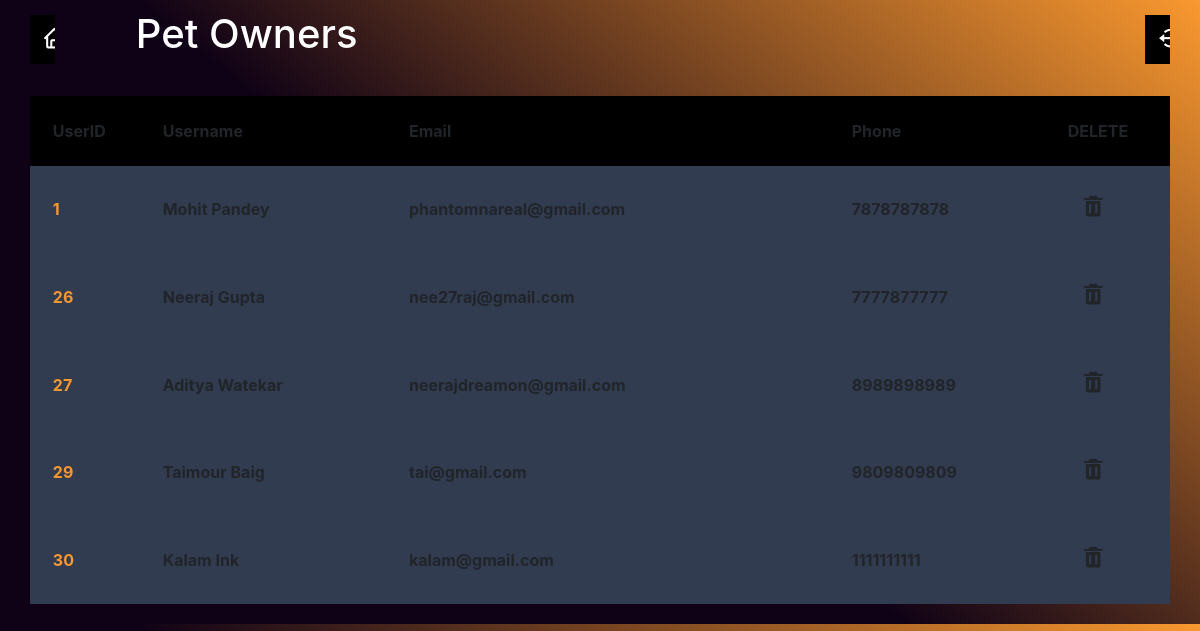
The app's page /adminown1.php with its own data.
### tables this page shows
CREATE TABLE `petusers` (
  `userid` int(11) NOT NULL,
  `name` varchar(255) NOT NULL,
  `email` varchar(255) NOT NULL,
  `phone` bigint(100) NOT NULL,
  `password` varchar(255) NOT NULL,
  `code` mediumint(50) NOT NULL,
  `status` text NOT NULL
);

### adminown1.php (the view, shortened to what this page needs)
<!DOCTYPE html>
<html lang="en" dir="ltr">
  <head>
    <link rel="stylesheet" href="adminown.css">
    <link href='https://unpkg.com/boxicons@2.1.4/css/boxicons.min.css' rel='stylesheet'>
    <link rel="stylesheet" href="https://cdnjs.cloudflare.com/ajax/libs/font-awesome/5.15.3/css/all.min.css"/>
<link rel="stylesheet" href="//cdn.jsdelivr.net/npm/alertifyjs@1.13.1/build/css/alertify.min.css"/>
<link rel="stylesheet" href="//cdn.jsdelivr.net/npm/alertifyjs@1.13.1/build/css/themes/default.min.css"/>
<link rel="stylesheet" href="//cdn.jsdelivr.net/npm/alertifyjs@1.13.1/build/css/themes/bootstrap.min.css"/>
  </head>
  <body>
   <section>
             <?php
include('connection.php');
?>
<div class="container-fluid">
<div class="navigation">
  <a class="button" href="login-admin.php">
  <i class='bx bx-log-out-circle bx-sm' ></i>
  </a>
  <a class="button1" href="indexadmin.php">
  <i class='bx bx-home bx-sm' ></i>
  </a>
</div>
         <div class="row">
    <div class="col-md-4">
       <h1 class="text-white">Pet Owners</h1>
    </div>
    <div class="col-md-8 text-center">
</div>
</div>
</div>
        <div class="card-body">
            <div class="table-responsive">
            <?php
                $query = "SELECT * FROM petusers";
                $query_run = mysqli_query($con, $query);
            ?>
                <table class="container">
                    <thead>
                        <tr>
                            <th> UserID </th>
                            <th> Username </th>
                            <th>Email </th>
                            <th>Phone</th>
                            <th>DELETE</th>
                        </tr>
                    </thead>
                    <tbody>
                        <?php
                        if(mysqli_num_rows($query_run) > 0)
                        {
                            while($row = mysqli_fetch_assoc($query_run))
                            {
                        ?>
                            <tr>
                                <td><?php  echo $row['userid']; ?></td>
                                <td><?php  echo $row['name']; ?></td>
                                <td><?php  echo $row['email']; ?></td>
                                <td><?php  echo $row['phone']; ?></td>
                                <td>
                                    <form action="adminown1.php" method="post">
                                        <button class="btn" type="submit" name="delete_btn" ><i class='bx bxs-trash bx-tada bx-sm' ></i></button>
                                    </form>
                                </td>
                            </tr>
                        <?php
                            }
                        }
                        else {
                            echo "No Record Found";
                        }
                        ?>
                    </tbody>
                </table>
            </div>
        </div>
   </section>
  </body>
</html>

### adminown.css (style rules this page uses)
body { font-family: 'Open Sans', sans-serif; font-weight: 300; line-height: 1.42em; color:#A7A1AE; background: rgb(249,152,47); background: linear-gradient(219deg, rgba(249,152,47,1) 0%, rgba(16,2,22,1) 54%); }
h1 { font-size:3em; font-weight: bold; line-height:1em; text-align: center; padding-top: 10px; padding-bottom: 10px; color: dodgerblue; }
.container { text-align: left; overflow: hidden; width: 70%; margin: 0 auto; display: table; padding: 0 0 8em 0; }
.container td, .container th { padding-bottom: 2%; padding-top: 2%; padding-left:2%; font-weight: bold; }
.container tr:nth-child(odd) { background-color: #323C50; }
.container tr:nth-child(even) { background-color: #323C50; }
.container th { background: black; }
.container td:first-child { color: #f9982f; }
button { background-color: #323C50; border: none; color: white; padding: 15px 32px; text-align: center; font-weight: bold; text-decoration: none; display: inline-block; }
.btn { background-color: DodgerBlue; border: none; color: white; padding: 12px 16px; font-size: 16px; cursor: pointer; }
.navigation { width: 100%; background-color: black; }
.navigation i { width: 25px; border-radius: 50px; float: left; }
.button { text-decoration: none; float: right; padding: 12px; margin: 15px; color: white; width: 25px; background-color: black; transition: width .35s; -webkit-transition: width .35s; overflow: hidden }
a { text-decoration: none; }
.button1 { text-decoration: none; float: left; padding: 12px; margin: 15px; color: white; width: 25px; background-color: black; transition: width .35s; -webkit-transition: width .35s; overflow: hidden }

### records on screen
petusers: userid "1", name "Mohit Pandey", email "phantomnareal@gmail.com", phone "7878787878"
petusers: userid "26", name "Neeraj Gupta", email "nee27raj@gmail.com", phone "7777877777"
petusers: userid "27", name "Aditya Watekar", email "neerajdreamon@gmail.com", phone "8989898989"
petusers: userid "29", name "Taimour Baig", email "tai@gmail.com", phone "9809809809"
petusers: userid "30", name "Kalam Ink", email "kalam@gmail.com", phone "1111111111"
